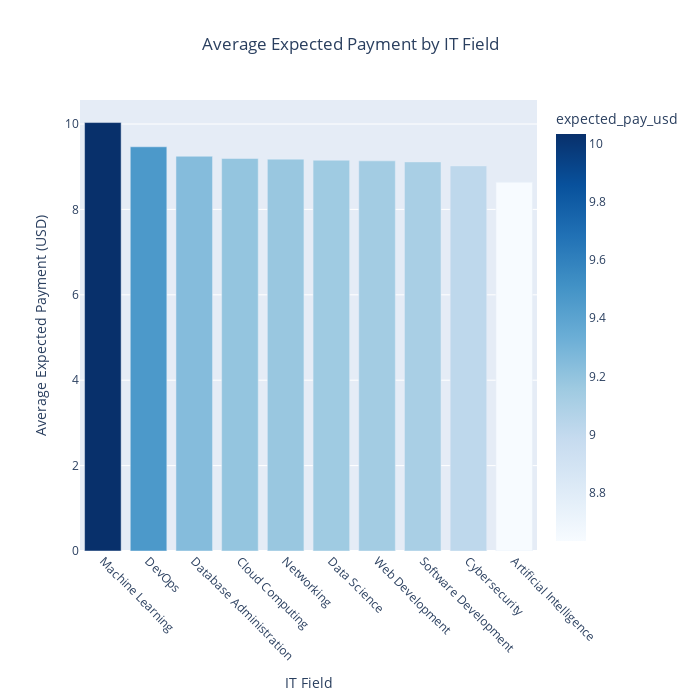

Notebook code for this chart:
### Code cell
# plot interractive plot
fig = px.bar(avg_payment_field,x='preferred_IT_field',
             y = 'expected_pay_usd',
    title='Average Expected Payment by IT Field',
    labels=('preferred_IT_field', 
            'Average Expected Payment (USD)'),
    color='expected_pay_usd',
    color_continuous_scale='Blues')
fig.update_layout(
    width = 700,
    height = 700,
    xaxis_title='IT Field',
    yaxis_title='Average Expected Payment (USD)',
    xaxis_tickangle=45,  
    title_x=0.5)
fig.show()

### Figure 1 — Plotly figure (JSON) as saved in the notebook; plotly's stock layout.template omitted (floating-point values rounded to 4 significant figures)
{"data": [{"alignmentgroup": "True", "hovertemplate": "preferred_IT_field=%{x}<br>expected_pay_usd=%{marker.color}<extra></extra>", "legendgroup": "", "marker": {"color": [10.03, 9.466, 9.245, 9.192, 9.177, 9.152, 9.137, 9.112, 9.018, 8.634], "coloraxis": "coloraxis", "pattern": {"shape": ""}}, "name": "", "offsetgroup": "", "orientation": "v", "showlegend": false, "textposition": "auto", "type": "bar", "x": ["Machine Learning", "DevOps", "Database Administration", "Cloud Computing", "Networking", "Data Science", "Web Development", "Software Development", "Cybersecurity", "Artificial Intelligence"], "xaxis": "x", "y": [10.03, 9.466, 9.245, 9.192, 9.177, 9.152, 9.137, 9.112, 9.018, 8.634], "yaxis": "y"}], "layout": {"barmode": "relative", "coloraxis": {"colorbar": {"title": {"text": "expected_pay_usd"}}, "colorscale": [[0, "rgb(247,251,255)"], [0.125, "rgb(222,235,247)"], [0.25, "rgb(198,219,239)"], [0.375, "rgb(158,202,225)"], [0.5, "rgb(107,174,214)"], [0.625, "rgb(66,146,198)"], [0.75, "rgb(33,113,181)"], [0.875, "rgb(8,81,156)"], [1, "rgb(8,48,107)"]]}, "height": 700, "legend": {"tracegroupgap": 0}, "title": {"text": "Average Expected Payment by IT Field", "x": 0.5}, "width": 700, "xaxis": {"anchor": "y", "autorange": true, "domain": [0, 1], "range": [-0.5, 9.5], "tickangle": 45, "title": {"text": "IT Field"}, "type": "category"}, "yaxis": {"anchor": "x", "autorange": true, "domain": [0, 1], "range": [0, 10.56], "title": {"text": "Average Expected Payment (USD)"}, "type": "linear"}}}
